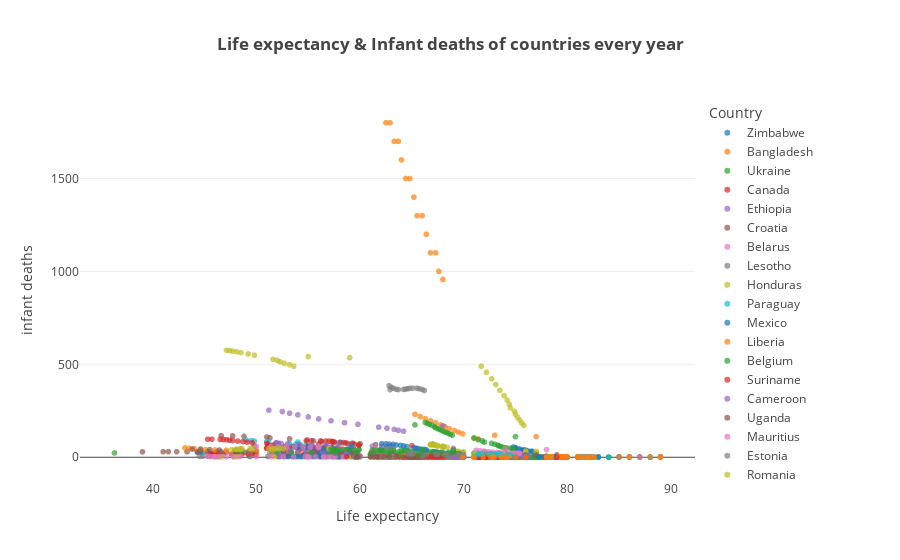

The notebook cell saved with this chart:
### Markdown cell above
На графіку видно, що для зібльшення тривалості життя 65+ країни повинні збільшувати фінансування системи охорони здоров'я.

### Code cell
px.scatter(dat.sort_values(by='Year'), y='infant deaths', x='Life expectancy ', template='xgridoff', color='Country', opacity=0.7, title='<b>Life expectancy & Infant deaths of countries every year')
